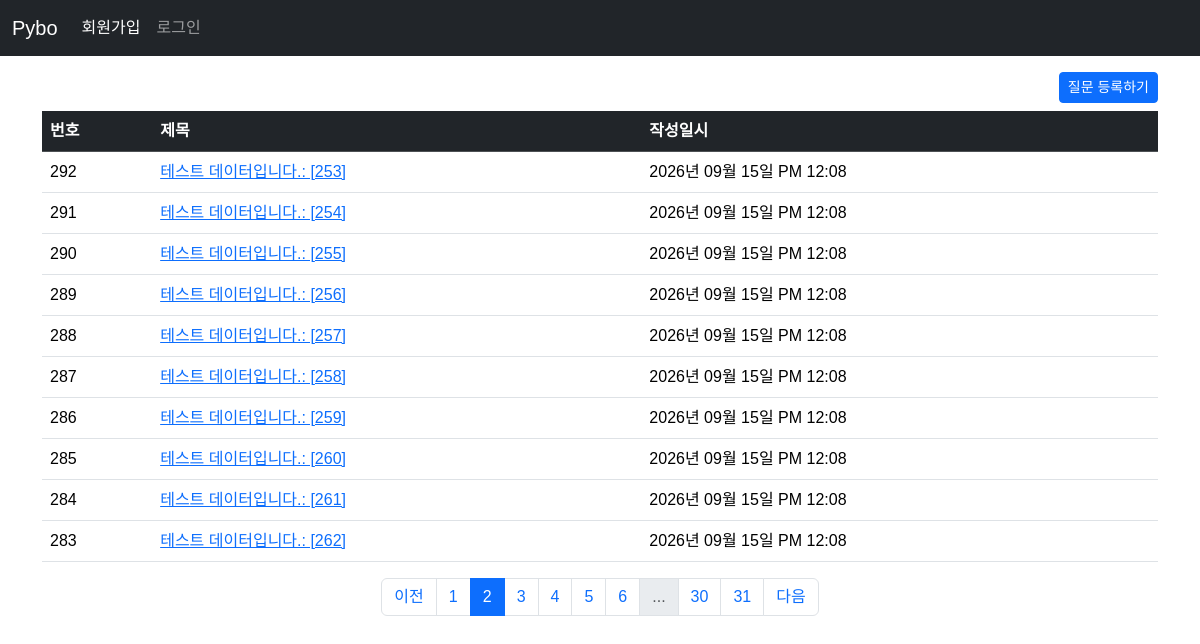
/question/list?page=2, run on the app's committed database.
### pybo/models.py (models this page shows)
class Question(db.Model):
    id = db.Column(db.Integer, primary_key=True)
    subject = db.Column(db.String(200), nullable=False)
    content = db.Column(db.Text, nullable=False)
    create_date = db.Column(db.DateTime, nullable=False)

### pybo/views/question_views.py (the view)
@bp.route('/list')
def _list():
    page = request.args.get('page', default=1, type=int)  # url parameter ?page=1
    question_list = Question.query.order_by(Question.create_date.desc())
    question_list = question_list.paginate(page=page, per_page=10)  # 페이징 구현
    return render_template('question/question_list.html', question_list=question_list)

### pybo/filter.py (called while the page is built)
def format_datetime(value, fmt='%Y년 %m월 %d일 %p %I:%M'):
    return value.strftime(fmt)

### pybo/templates/question/question_list.html (shortened to what this page needs)
{% extends 'base.html' %}
{% block content %}
<div class="container my-3">
    <div class="text-end">
        <a href="{{ url_for('question.create') }}" class="btn btn-primary btn-sm mb-2">질문 등록하기</a>
    </div>
    <table class="table table-hover">
      <thead>
        <tr class="table-dark">
            <th>번호</th>
            <th>제목</th>
            <th>작성일시</th>
        </tr>
      </thead>
      <tbody>
        {% if question_list %}
        {% for question in question_list.items %}
        <tr>
          <td>{{ question_list.total - ((question_list.page - 1) * question_list.per_page) - loop.index0 }}</td>
          <td>
              <a href="{{ url_for('question.detail', question_id=question.id) }}">{{question.subject}}</a>
          </td>
          <td>{{ question.create_date | datetime }}</td>
        </tr>
        {% endfor %}
        {% else %}
        <tr>
            <td colspan="3">질문이 없습니다.</td>
        </tr>
        {% endif %}
      </tbody>
    </table>
    <nav aria-label="...">
      <ul class="pagination justify-content-center">
        {% if question_list.has_prev %}
        <li class="page-item"><a href="?page={{ question_list.prev_num }}" class="page-link">이전</a></li>
        {% else %}
        <li class="page-item disabled">
            <a href="javascript:void(0)" class="page-link" aria-disabled="ture">이전</a>
        </li>
        {% endif %}
        {% for page_num in question_list.iter_pages() %}
        {% if page_num %}
        {% if page_num != question_list.page %}
        <li class="page-item"><a class="page-link" href="?page={{ page_num }}">{{ page_num }}</a></li>
        {% else %}
        <li class="page-item active">
          <a class="page-link" href="javascript:void(0)" aria-current="page">{{ page_num }}</a>
        </li>
        {% endif %}
        {% else %}
        <li class="page-item disabled"><a class="page-link" href="javascript:void(0)">...</a></li>
        {% endif %}
        {% endfor %}
        {% if question_list.has_next %}
        <li class="page-item"><a class="page-link" href="?page={{ question_list.next_num }}">다음</a></li>
        {% else %}
        <li class="page-item disabled">
            <a class="page-link" href="javscript:void(0)" aria-disabled="ture">다음</a>
        </li>
        {% endif %}
      </ul>
    </nav>
</div>
{% endblock %}

### pybo/static/style.css (style rules this page uses)
body { font-family: "Noto Sans KR", sans-serif; font-weight: 400; }

### data on the page
Question: total "292", subject "테스트 데이터입니다.: [253]", create_date "2026년 09월 15일 PM 12:08"
Question: total "291", subject "테스트 데이터입니다.: [254]", create_date "2026년 09월 15일 PM 12:08"
Question: total "290", subject "테스트 데이터입니다.: [255]", create_date "2026년 09월 15일 PM 12:08"
Question: total "289", subject "테스트 데이터입니다.: [256]", create_date "2026년 09월 15일 PM 12:08"
Question: total "288", subject "테스트 데이터입니다.: [257]", create_date "2026년 09월 15일 PM 12:08"
Question: total "287", subject "테스트 데이터입니다.: [258]", create_date "2026년 09월 15일 PM 12:08"
Question: total "286", subject "테스트 데이터입니다.: [259]", create_date "2026년 09월 15일 PM 12:08"
Question: total "285", subject "테스트 데이터입니다.: [260]", create_date "2026년 09월 15일 PM 12:08"
Question: total "284", subject "테스트 데이터입니다.: [261]", create_date "2026년 09월 15일 PM 12:08"
Question: total "283", subject "테스트 데이터입니다.: [262]", create_date "2026년 09월 15일 PM 12:08"

### other printed values
{{ page_num }} "1" "3" "4" "5" "6" "30" "31"
{{ page_num }} "2"
